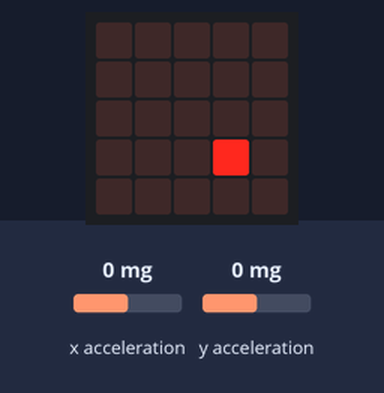
Recording of a program running on a simulated BBC micro:bit running MicroPython. Parts: the board's 5×5 LED display. Inputs (shaded band) come from the test bench; at power-on: x acceleration 0 mg, y acceleration 0 mg.

Above: at 1.2 s.
1.3 s: x acceleration set to -18 mg
2.8 s: x acceleration set to -22 mg
At 3.6 s:
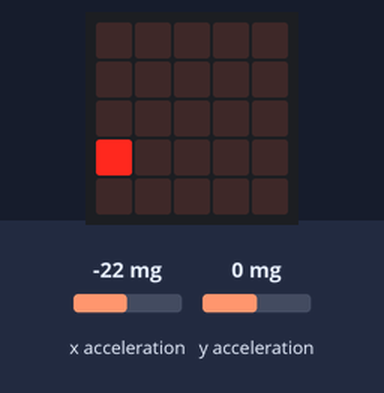
4.4 s: y acceleration set to -1440 mg
At 5.1 s:
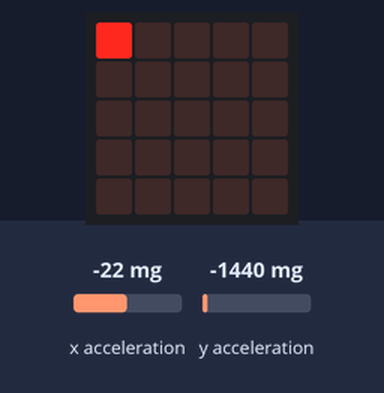
7.4 s: y acceleration set to 750 mg
At 8.7 s:
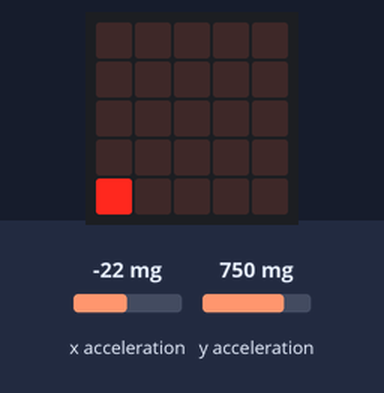
10.4 s: x acceleration set to 18 mg
11.9 s: x acceleration set to 23 mg
At 13.5 s:
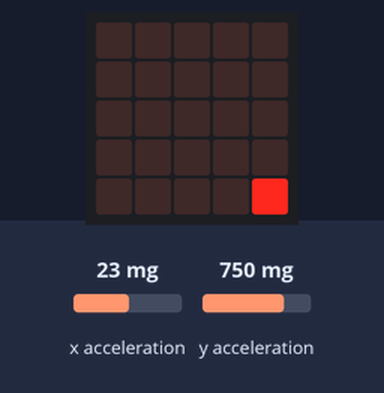
Timing chart, 0 to 14.5 s (numbered marks = the images above; inputs shaded):
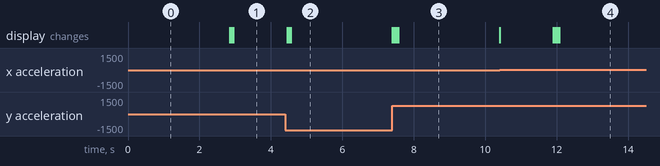

The program:

pixel_arround_screen_v1.py
```python
from microbit import *

MAX_BOUND = 4

speed_x = 0
speed_y = 0

position_x = 3
position_y = 3

while True:
        #reinitialise the position every frame
        reading_x = accelerometer.get_x()
        reading_y = accelerometer.get_y()


        #####################
        #      UPDATE       #
        #####################
        #CAP SPEED
        if reading_x > 20:#reading from accelerometer says right
            speed_x = 1   #so make the pixel go right
        elif reading_x < -20:#reading from accelerometer says left
            speed_x = -1  #so make the pixel go left
        else: #if is steady
            speed_x = 0 #no speed

        #DO THE SAME WITH THE Y
        if reading_y > 20:
            speed_y = 1
        elif reading_y < -20:
            speed_y = -1
        else:
            speed_y = 0

        #ADD THE SPEED TO THE POSITION
        position_x = position_x + speed_x
        position_y = position_y + speed_y

        #CAP POSITION
        if position_x > MAX_BOUND: #if the pixel goes off-screen
            position_x = MAX_BOUND
        elif position_x < 0:
            position_x = 0

        if position_y > MAX_BOUND:
            position_y = MAX_BOUND
        elif position_y < 0:
            position_y = 0

        #####################
        #      DRAW         #
        #####################
        display.set_pixel(position_x, position_y, 9)
        sleep(50)

        #####################
        #      CLEAR        #
        #####################
        display.clear()
        
```

Measured:
- the behaviour switches between -20 and -21 mg on x acceleration (found by bisection; images 0 and 1)
- the behaviour switches between 20 and 21 mg on x acceleration (found by bisection; images 3 and 4)
- after the input at 1.3 s, every drawn part: stays the same
- after the input at 2.8 s, the display: first changes at once (image 1 shows a later state)
- after the input at 4.4 s, the display: first changes after 0.05 s (image 2 shows a later state)
- after the input at 7.4 s, the display: first differs from a run without the input at once (image 3 shows a later state)
- after the input at 11.9 s, the display: first changes at once (image 4 shows a later state)
